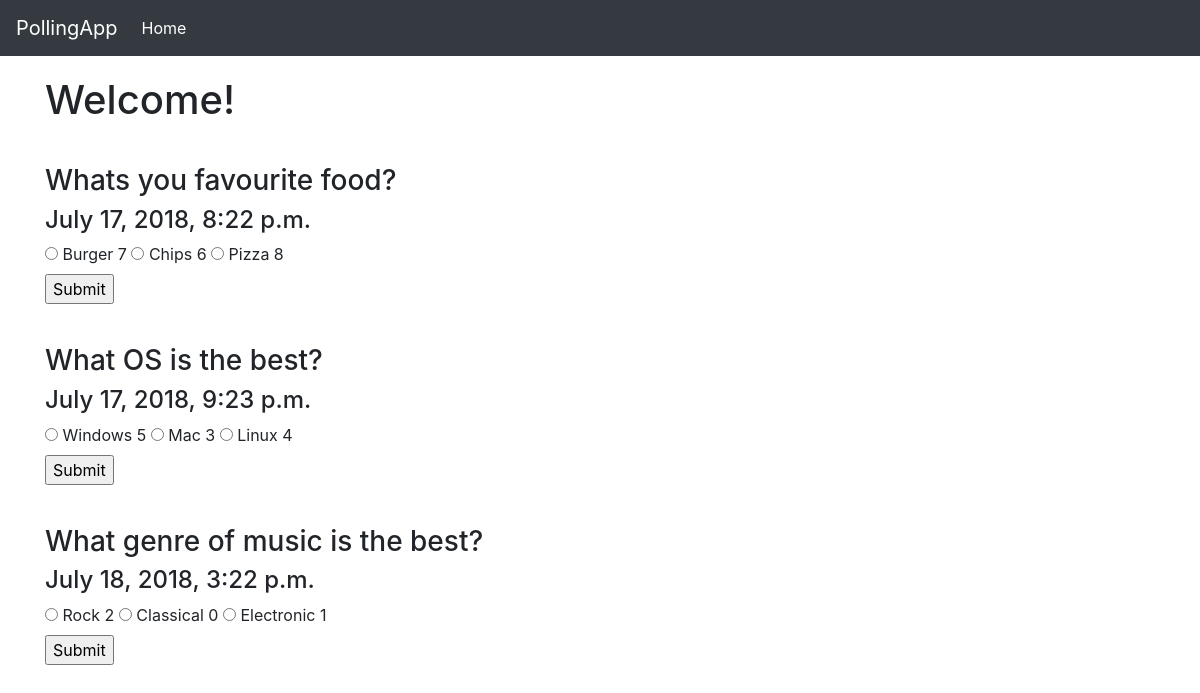
Before: / with the older database file.
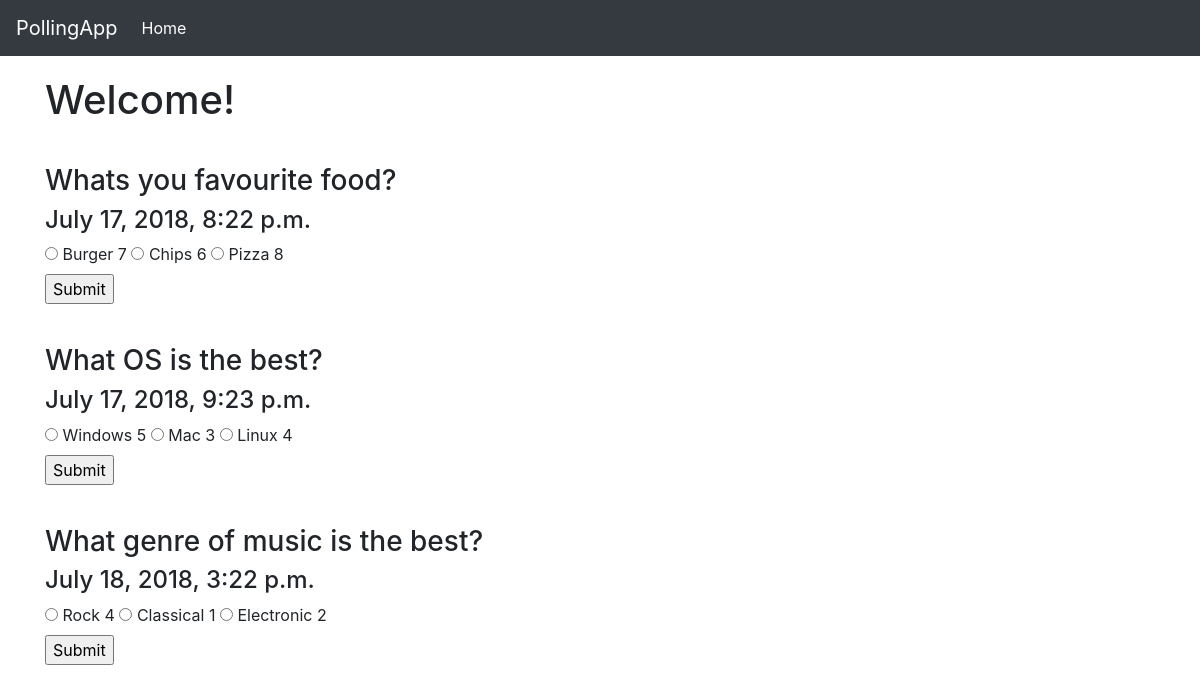
After: the same page with the newer database file.
### polls/models.py (models this page shows)
class Choice(models.Model):
    question = models.ForeignKey(Question, on_delete=models.CASCADE)
    choice_text = models.CharField(max_length=200)
    votes = models.IntegerField(default=0)

### polls/views.py (the view)
# urls.py: 2. Add a URL to urlpatterns:  path('', views.home, name='home')
def home(request):
    questions = []
    for question in Question.objects.all():
        temp_question = {}
        temp_question['title'] = question.question_text
        temp_question['pub_date'] = question.pub_date
        temp_question['id'] = question.id
        choicelist = list(Choice.objects.filter(question_id=question.id))
        temp_question['choices'] = choicelist
        questions.append(temp_question)
    return render(request, 'polls/home.html', {'questions':questions})

### polls/templates/polls/home.html (shortened to what this page needs)
<!doctype html>
<html>
  <head>
    <link rel="stylesheet" href="https://stackpath.bootstrapcdn.com/bootstrap/4.1.2/css/bootstrap.min.css">
  </head>
  <body>
    <nav class="navbar navbar-expand-lg navbar-dark bg-dark">
      <a class="navbar-brand" href="#">PollingApp</a>
      <div class="collapse navbar-collapse" id="navbarNav">
        <ul class="navbar-nav">
          <li class="nav-item active">
            <a class="nav-link" href="#">Home <span class="sr-only">(current)</span></a>
          </li>
      </div>
    </nav>
    <div class="container">
      <h1 style="margin:20px 0">Welcome!</h1>
      {% for question in questions %}
        <div class="question" style="margin:40px 0;">
          <h3>{{question.title}}</h3>
          <h4>{{question.pub_date}}</h4>
          <form action="" method="post" id="{{question.id}}" class="form">
              {% for choice in question.choices %}
                <input type="radio" name="{{question.id}}" value="{{choice.choice_text}}">
                <label>{{choice.choice_text}}</label>
                <label>{{choice.votes}}</label>
              {% endfor %}
              <br />
              <input type="submit" class="submit">
          </form>
        </div>
      {% endfor %}
    </div>
    {% load static %}
  </body>
</html>

Changed rows visible on the page:
changed Choice "Rock": votes "2" → "4"
changed Choice "Classical": votes "0" → "1"
changed Choice "Electronic": votes "1" → "2"
